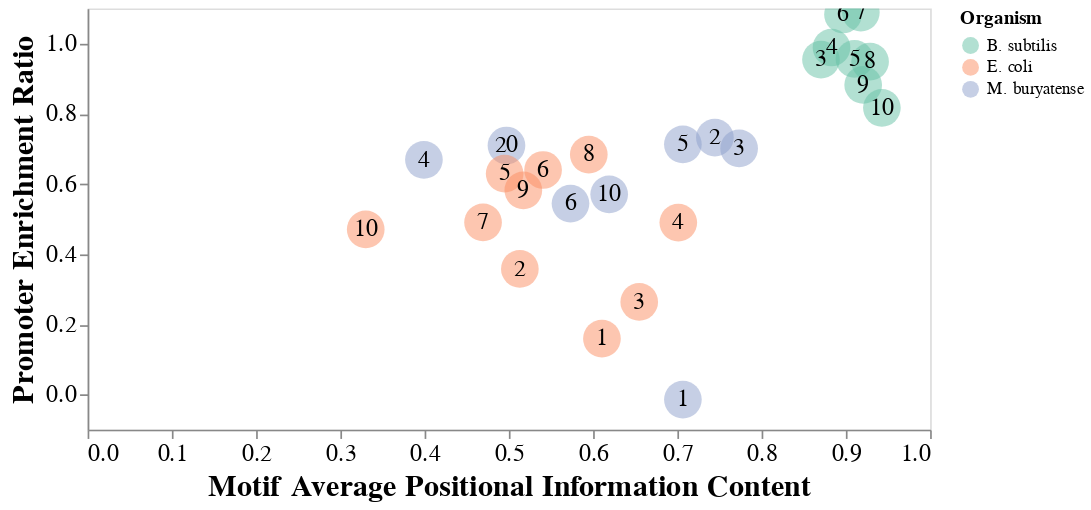

Write notebook code for a chart like this one.
### Markdown cell above
### Create scatter plot comparing promoter region enrichment vs motif IC for all motifs for all organisms

### Code cell
org_dict = {
    'M. buryatense': mb_enrich_df,
    'E. coli': ec_enrich_df,
    'B. subtilis':bs_enrich_df
}
cu.compare_orgs_chart(org_dict)

### Figure 1 — Vega-Lite specification as saved in the notebook (floating-point values rounded to 4 significant figures)
{"config": {"view": {"continuousWidth": 400, "continuousHeight": 300}, "axis": {"grid": false, "labelFontSize": 14, "titleFontSize": 18}}, "layer": [{"mark": {"type": "circle", "opacity": 0.5, "size": 500}, "encoding": {"color": {"type": "nominal", "field": "org", "scale": {"scheme": "Set2"}, "title": "Organism"}, "tooltip": [{"type": "ordinal", "field": "nperc"}, {"type": "quantitative", "field": "enrich_ratio"}, {"type": "quantitative", "field": "motif_ave_ic"}, {"type": "nominal", "field": "m1"}, {"type": "nominal", "field": "m2"}], "x": {"type": "quantitative", "field": "motif_ave_ic", "title": "Motif Average Positional Information Content"}, "y": {"type": "quantitative", "field": "enrich_ratio", "title": "Promoter Enrichment Ratio"}}}, {"mark": {"type": "text", "align": "center", "baseline": "middle", "color": "black", "size": 14}, "encoding": {"text": {"type": "nominal", "field": "nperc"}, "tooltip": [{"type": "ordinal", "field": "nperc"}, {"type": "quantitative", "field": "enrich_ratio"}, {"type": "quantitative", "field": "motif_ave_ic"}, {"type": "nominal", "field": "m1"}, {"type": "nominal", "field": "m2"}], "x": {"type": "quantitative", "field": "motif_ave_ic"}, "y": {"type": "quantitative", "field": "enrich_ratio"}}, "height": 250, "selection": {"selector001": {"type": "interval", "bind": "scales", "encodings": ["x", "y"]}}, "width": 500}], "data": {"name": "data-44e6f31872d2132b0d3ab1bbb25328ad"}, "$schema": "https://vega.github.io/schema/vega-lite/v4.0.2.json", "datasets": {"data-44e6f31872d2132b0d3ab1bbb25328ad": [{"nperc": 1, "enrich_ratio": -0.01437, "motif_ave_ic": 0.7066, "m1": "AGCTTT", "m2": "GCAGCA", "org": "M. buryatense"}, {"nperc": 2, "enrich_ratio": 0.7322, "motif_ave_ic": 0.7445, "m1": "TTGATA", "m2": "TATAAT", "org": "M. buryatense"}, {"nperc": 3, "enrich_ratio": 0.7012, "motif_ave_ic": 0.7733, "m1": "TTGACA", "m2": "TATAAT", "org": "M. buryatense"}, {"nperc": 4, "enrich_ratio": 0.6687, "motif_ave_ic": 0.3992, "m1": "TTGTTT", "m2": "TAAAAA", "org": "M. buryatense"}, {"nperc": 5, "enrich_ratio": 0.7128, "motif_ave_ic": 0.7065, "m1": "TTGACA", "m2": "TATAAT", "org": "M. buryatense"}, {"nperc": 6, "enrich_ratio": 0.544, "motif_ave_ic": 0.5732, "m1": "TTGTCA", "m2": "TAATAT", "org": "M. buryatense"}, {"nperc": 10, "enrich_ratio": 0.5703, "motif_ave_ic": 0.6191, "m1": "CTTGAT", "m2": "TGATAA", "org": "M. buryatense"}, {"nperc": 20, "enrich_ratio": 0.7095, "motif_ave_ic": 0.4971, "m1": "GCTTAA", "m2": "GGTATA", "org": "M. buryatense"}, {"nperc": 1, "enrich_ratio": 0.1592, "motif_ave_ic": 0.6105, "m1": "GCTAAC", "m2": "TGAAGG", "org": "E. coli"}, {"nperc": 2, "enrich_ratio": 0.358, "motif_ave_ic": 0.513, "m1": "GTTTTT", "m2": "GGCGCA", "org": "E. coli"}, {"nperc": 3, "enrich_ratio": 0.264, "motif_ave_ic": 0.6547, "m1": "ACCTCA", "m2": "TGTGGA", "org": "E. coli"}, {"nperc": 4, "enrich_ratio": 0.4899, "motif_ave_ic": 0.7011, "m1": "TATCCA", "m2": "TGAACG", "org": "E. coli"}, {"nperc": 5, "enrich_ratio": 0.6293, "motif_ave_ic": 0.495, "m1": "TCTTCT", "m2": "CAGGAG", "org": "E. coli"}, {"nperc": 6, "enrich_ratio": 0.6398, "motif_ave_ic": 0.5406, "m1": "CTTACA", "m2": "CATGAA", "org": "E. coli"}, {"nperc": 7, "enrich_ratio": 0.4905, "motif_ave_ic": 0.4694, "m1": "CTTACA", "m2": "GATAAT", "org": "E. coli"}, {"nperc": 8, "enrich_ratio": 0.6837, "motif_ave_ic": 0.5949, "m1": "TGCCAT", "m2": "TATAAT", "org": "E. coli"}, {"nperc": 9, "enrich_ratio": 0.5819, "motif_ave_ic": 0.5172, "m1": "TGCCAA", "m2": "TATAAT", "org": "E. coli"}, {"nperc": 10, "enrich_ratio": 0.4705, "motif_ave_ic": 0.3301, "m1": "TGCCAA", "m2": "TAGAAT", "org": "E. coli"}, {"nperc": 3, "enrich_ratio": 0.954, "motif_ave_ic": 0.8705, "m1": "TTGACA", "m2": "TATAAT", "org": "B. subtilis"}, {"nperc": 4, "enrich_ratio": 0.9886, "motif_ave_ic": 0.883, "m1": "TTGACA", "m2": "TATAAT", "org": "B. subtilis"}, {"nperc": 5, "enrich_ratio": 0.9561, "motif_ave_ic": 0.9102, "m1": "TTGACA", "m2": "TATAAT", "org": "B. subtilis"}, {"nperc": 6, "enrich_ratio": 1.083, "motif_ave_ic": 0.8966, "m1": "TTGACA", "m2": "TATAAT", "org": "B. subtilis"}, {"nperc": 7, "enrich_ratio": 1.088, "motif_ave_ic": 0.9177, "m1": "TTGACA", "m2": "TATAAT", "org": "B. subtilis"}, {"nperc": 8, "enrich_ratio": 0.9484, "motif_ave_ic": 0.9287, "m1": "TTGACA", "m2": "TATAAT", "org": "B. subtilis"}, {"nperc": 9, "enrich_ratio": 0.8822, "motif_ave_ic": 0.9206, "m1": "TTGACA", "m2": "TATAAT", "org": "B. subtilis"}, {"nperc": 10, "enrich_ratio": 0.8168, "motif_ave_ic": 0.9427, "m1": "TTGACA", "m2": "TATAAT", "org": "B. subtilis"}]}}
